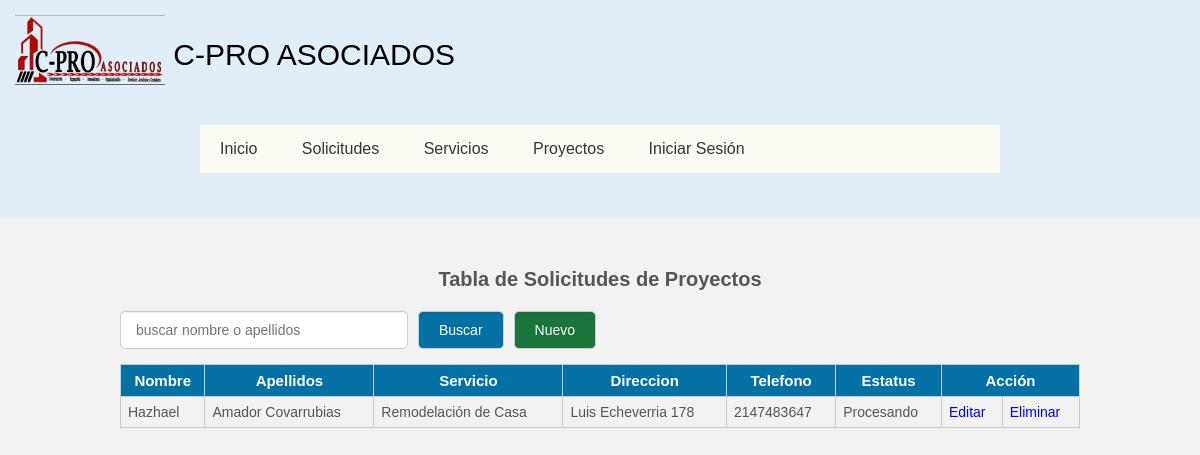
Screenshot of /Cliente/solicitud_proyecto.php with the database file from the repository.
### tables this page shows
CREATE TABLE `solicitud_proyecto` (
  `id` int(11) NOT NULL,
  `nombre` varchar(255) NOT NULL,
  `apellidos` varchar(255) NOT NULL,
  `servicio` varchar(255) NOT NULL,
  `direccion` varchar(255) NOT NULL,
  `correo` varchar(255) NOT NULL,
  `telefono` int(10) NOT NULL,
  `estatus` varchar(100) NOT NULL
);

### Cliente/solicitud_proyecto.php (the view, shortened to what this page needs)
<?php
    include_once 'conexion.php';
    $sentencia_select=$con->prepare('SELECT *FROM solicitud_proyecto ORDER BY id DESC');
    $sentencia_select->execute();
    $resultado=$sentencia_select->fetchAll();
?>
<!DOCTYPE html>
<html lang="en">
<head>
	<link rel="stylesheet" href="css/estilos.css">
	<link rel="stylesheet" href="css/info.css">
</head>
<body>
	<header>
        <div class="logo">
                <a href="#"><img src="../img/logo.png" width="150" alt=""></a>
                <a href="#">C-PRO ASOCIADOS</a>
            </div>
        <nav class="navegacion">
            <ul class="menu">
                <li><a href="../indexcliente.php">Inicio</a></li>
                <li><a href="#">Solicitudes</a>
                </li>
                <li><a href="servicios.html">Servicios</a></li>
                <li><a href="proyectos.php">Proyectos</a>
                </li>
                <li><a href="login_usuario.php">Iniciar Sesión</a>
                </li>
            </ul>
        </nav>
    </header>
	<div class="contenedor">
		<h2>Tabla de Solicitudes de Proyectos</h2>
		<div class="barra_buscador">
			<form action="" class="formulario" method="post">
				<input type="text" name="buscar" placeholder="buscar nombre o apellidos"
				value="<?php if(isset($buscar_text)) echo $buscar_text; ?>" class="input__text">
				<input type="submit" class="btn" name="btn_buscar" value="Buscar">
				<a href="insertsolicitud_proyecto.php" class="btn btn__nuevo">Nuevo</a>
			</form>
			<table>
				<tr class="head">
					<td>Nombre</td>
					<td>Apellidos</td>
					<td>Servicio</td>
					<td>Direccion</td>
					<td>Telefono</td>
					<td>Estatus</td>
					<td colspan="2">Acción</td>
				</tr>
				<?php foreach($resultado as $fila):?>
				<tr>
					<td><?php echo $fila['nombre'];?></td>
					<td><?php echo $fila['apellidos'];?></td>
					<td><?php echo $fila['servicio'];?></td>
					<td><?php echo $fila['direccion'];?></td>
					<td><?php echo $fila['telefono'];?></td>
					<td><?php echo $fila['estatus'];?></td>
					<td><a href="updatesolicitud_proyecto.php?id=<?php echo $fila['id'];?>" class="btn btn_update">Editar</a></td>
					<td><a href="deletesolicitud_proyecto.php?id=<?php echo $fila['id'];?>" class="btn btn_delete">Eliminar</a></td>
				</tr>
			<?php endforeach ?>
			</table>
		</div>
	</div>
</body>
</html>

### Cliente/css/estilos.css (style rules this page uses)
* { margin:0; padding: 0; -webkit-box-sizing:border-box; -moz-box-sizing: border-box; box-sizing: border-box; }
body { background:#FDFCF8; }
header { background: #E1EDF7; width: 100%; padding: 15px; display: flex; justify-content: space-between; align-items: center; flex-direction: row; flex-wrap: wrap; }
header .logo { color: #fff; font-size: 30px }
header .logo img { width: 150px; height: 70px; vertical-align: top; }
header .logo a { color: black; text-decoration: none; line-height: 80px; }
.navegacion { width: 800px; margin: 30px auto; background: #FAFAF3; }
.navegacion ul { list-style: none; }
.menu > li { display: inline-block; }
.menu > li > a { display: block; padding: 15px 20px; color: #353535; font-family: sans-serif; text-decoration: none; text-align: center; }

### Cliente/css/info.css (style rules this page uses)
* { padding: 0; margin: 0px; box-sizing: border-box; }
body { font-family: 'Arial',sans-serif; font-size: 16px; background: #f2f2f2; }
a { text-decoration: none; }
.contenedor { width: 80%; max-width: 1000px; margin: 30px auto; overflow: hidden; }
h2 { display: block; margin-top: 20px; margin-bottom: 20px; text-align: center; font-size: 20px; font-family: 'Arial', sans-serif; font-weight: bold; color: #555; }
.formulario { display: flex; width: 100%; overflow: hidden; }
form .input__text { width: 100%; border: 1px solid #ccc; border-radius: 5px; box-shadow: 0 1px 1px rgba(0, 0, 0, 0.075) inset; color: #848688; display: block; font-size: 14px; margin-bottom: 15px; padding: 10px 15px; max-width: 30%; margin-right: 10px; outline: medium none; }
form .btn { border: 1px solid #ccc; border-radius: 5px; box-shadow: 0 1px 1px rgba(0, 0, 0, 0.075) inset; color: #fff; display: block; font-size: 14px; background: rgb(3, 113, 163); margin-bottom: 15px; padding: 10px 20px; margin-right: 10px; outline: medium none; cursor: pointer; }
.btn__nuevo { float: right; background: #1b743c !important; }
table { width: 100%; border-collapse: collapse; }
table .head { background: rgb(3, 113, 163); }
table .head td { color: #fff; font-family: 'Arial',sans-serif; font-weight: bold; font-size: 15px; text-align: center; }
table tr td { border:1px solid #ccc; padding: 7px; font-size: 14px; color: #555; }

### rows the page displays
solicitud_proyecto: nombre "Hazhael", apellidos "Amador Covarrubias", servicio "Remodelación de Casa", direccion "Luis Echeverria 178", telefono "2147483647", estatus "Procesando"
